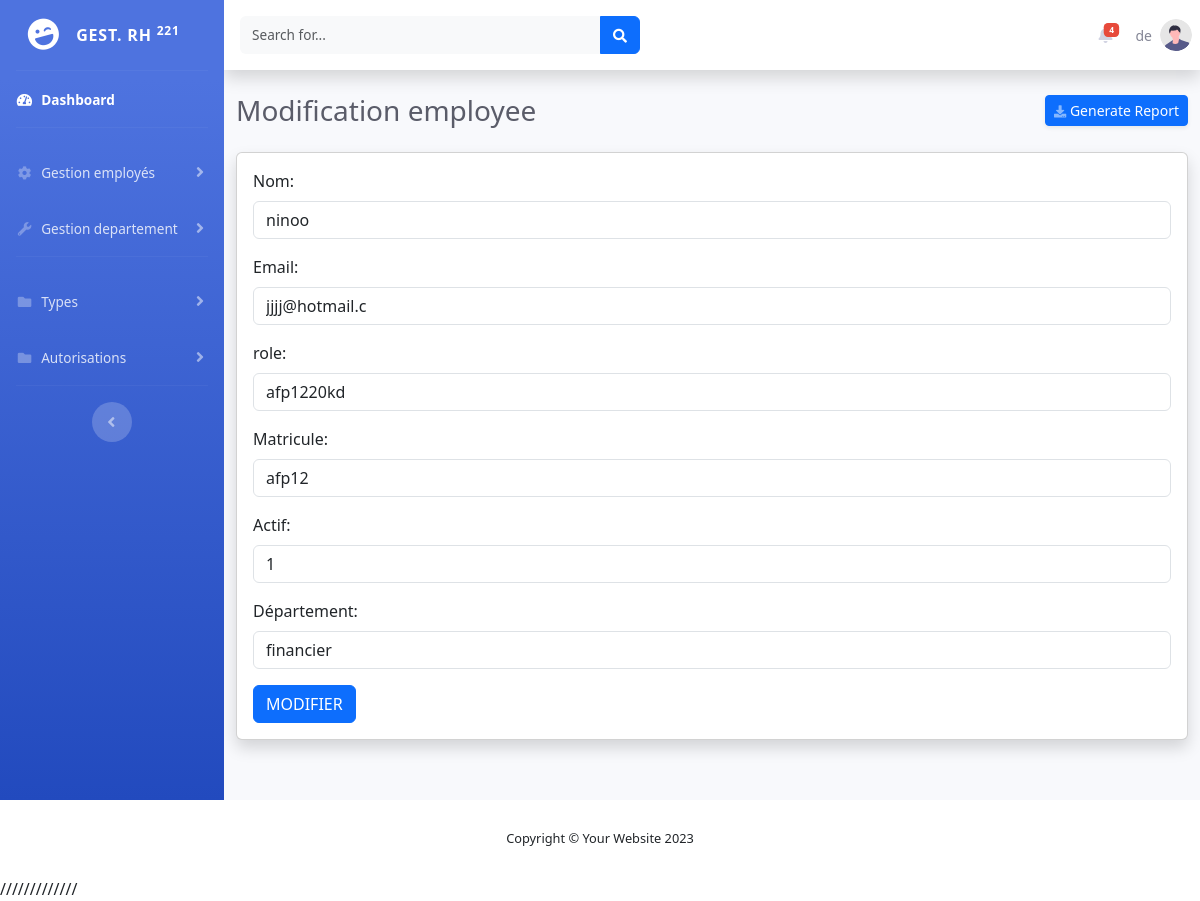
The page /admin/modifyuser.php?id=3 (signed in) on the database its author committed.
### tables this page shows
CREATE TABLE `users` (
  `id` int(11) NOT NULL,
  `nom` varchar(255) NOT NULL,
  `email` varchar(255) NOT NULL,
  `role` varchar(10) NOT NULL,
  `pwd` varchar(255) NOT NULL,
  `matricule` varchar(10) NOT NULL,
  `actif` tinyint(4) NOT NULL DEFAULT 1,
  `departement_id` int(11) NOT NULL
);

### admin/CLASSE/user.class.php (called while the page is built, shortened)
<?php
Class User{
public $id,$nom,$email,$role,$mdp,$matricule,$actif,$departement_id;
private $cnx,$server,$user,$pwd,$db;
public function __construct($serveur,$utilisateur,$mdp,$base){
	$this->server=$serveur;
	$this->user=$utilisateur;
	$this->pwd=$mdp;
	$this->db=$base;
	try
	{
	$this->cnx = new PDO('mysql:host='.$this->server.'; dbname='.$this->db, $this->user, $this->pwd);
	}
	catch(Exception $e)
	{
	echo'Erreur:'.$e->getMessage().'<br/>';
	echo'N°:'.$e->getCode();
	}
}
public function RetreiveById(){
	$sql="select * from users where id=$this->id";
$resultats=$this->cnx->query($sql);
if($resultats) {
$resultats->setFetchMode(PDO::FETCH_OBJ);
$employe=$resultats->fetch();
return $employe;
}
	else return false;
}
}
?>

### admin/CLASSE/departement.class.php (called while the page is built, shortened)
<?php
Class Departement{
private $cnx,$server,$user,$pwd,$db;
public function __construct($serveur,$utilisateur,$mdp,$base){
	$this->server=$serveur;
	$this->user=$utilisateur;
	$this->pwd=$mdp;
	$this->db=$base;
	try
	{
	$this->cnx = new PDO('mysql:host='.$this->server.'; dbname='.$this->db, $this->user, $this->pwd);
	}
	catch(Exception $e)
	{
	echo'Erreur:'.$e->getMessage().'<br/>';
	echo'N°:'.$e->getCode();
	}
}
public function RetreiveinUser() {
    $sql = "SELECT * FROM departements";
    $resultats = $this->cnx->query($sql);
    if ($resultats) {
		$departements = $resultats->fetchAll(PDO::FETCH_OBJ);
		return $departements;
	}
}
}
?>

### admin/updateuser.php (the view, shortened to what this page needs)
<?php
if(isset($_GET['id'])):
include_once('CLASSE/user.class.php');
$p=new User('localhost','root','','rh');
$p->id=$_GET['id'];
$employeeToUpdate=$p->RetreiveById();
?>
<!DOCTYPE HTML>
<html lang="en-US">
<head>
    <link href="https://cdn.jsdelivr.net/npm/bootstrap@5.3.0-alpha3/dist/css/bootstrap.min.css" rel="stylesheet">
</head>
<body>
<form action="" method="post" class="form">
    <div class="form-group">
        <label for="">Nom:</label>
        <input type="text" name="nom" class="form-control" value="<?= $employeeToUpdate->nom; ?>"  />
    </div>
    <div class="form-group">
        <label for="">Email:</label>
        <input type="text" name="email" class="form-control" value="<?= $employeeToUpdate->email; ?>" />
    </div>
    <div class="form-group">
        <label for="">role:</label>
        <input type="text" name="role" class="form-control" value="<?= $employeeToUpdate->role; ?>" />
    </div>
    <div class="form-group">
        <label for="">Matricule:</label>
        <input type="text" name="matricule" class="form-control" value="<?= $employeeToUpdate->matricule; ?>" />
    </div>
    <div class="form-group">
        <label for="">Actif:</label>
        <input type="text" name="actif" class="form-control" value="<?= $employeeToUpdate->actif; ?>" />
    </div>
    <div class="form-group">
        <label for="">Département:</label>
        <?php
        include_once('CLASSE/departement.class.php');
        $department = new Departement('localhost', 'root', '', 'rh');
        $departements = $department->RetreiveinUser();
        echo '<select name="departement_id" class="form-control">';
        foreach ($departements as $departement) :
            $selected = ($departement->id == $employeeToUpdate->departement_id) ? 'selected' : '';
            echo '<option value="' . $departement->id . '" ' . $selected . '>' . $departement->nom . '</option>';
        endforeach;
        echo '</select>';
        ?>
    </div>
    <div class="mt-3">
        <input type="submit" value="MODIFIER" name="btn_maj" class="btn btn-primary" onClick='return confirm("Voulez-vous vraiment enregistrer les modifications ?")' />
    </div>
</form>
</body>
</html>
<?php
endif;

### rows shown on the page
users: nom "ninoo", email "jjjj@hotmail.c", role "afp1220kd", matricule "afp12", actif "1"

### other values the page prints
$count "4"
$_SESSION['nom'] "de"
Date('Y') "2023"
form field departement_id "financier"
